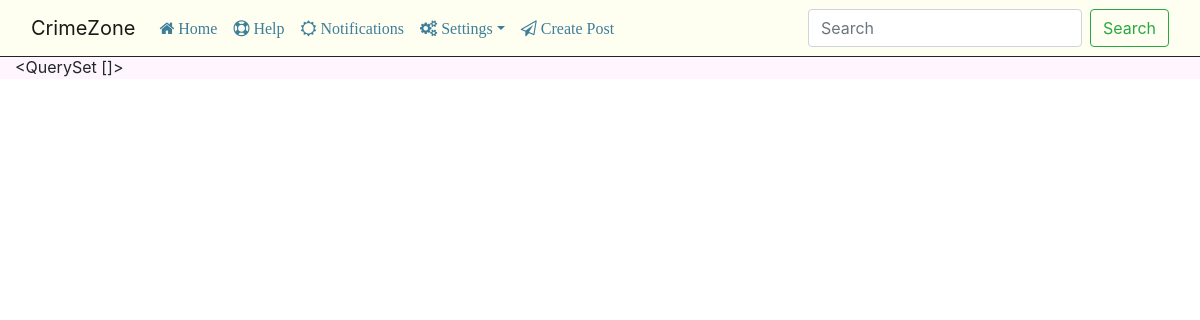
The page /action-posts/ on the database as committed earlier.
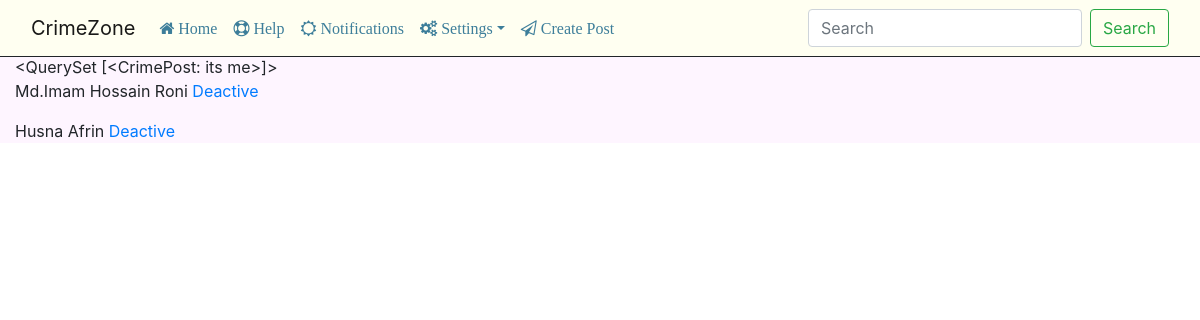
The same page on the database as committed later.
### crimezone_app/models.py (models this page shows, shortened)
class CrimePost(models.Model):
    user_profile = models.ForeignKey(UserProfile,
                                     on_delete=models.PROTECT, null=True, blank=True)
    title = models.TextField()
    images = models.ImageField(upload_to='post_images', null=True, blank=True)
    posted_on = models.DateTimeField(auto_now_add=True, auto_now=False)
    def __str__(self):
        return self.title

class UserProfile(models.Model):
    user = models.OneToOneField(User, on_delete=models.CASCADE)
    role = models.IntegerField(choices=ROLE_CHOICES, null=True)
    followers = models.ManyToManyField('UserProfile',
                                       related_name='followers_profile',
                                       blank=True)
    following = models.ManyToManyField('UserProfile',
                                       related_query_name='following_profile',
                                       blank=True)
    profile_pic = models.ImageField(upload_to='profile_image', null=True, blank=True)
    joining_time = models.DateTimeField(auto_now_add=True, auto_now=False)
    @property
    def name(self):
        try:
            return "{0} {1}".format(self.user.first_name, self.user.last_name)
        except Exception:
            return self.user.username

### crimezone_app/views.py (the view)
# urls.py: path('action-posts/', views.action_post_view, name="post-view"),
def action_post_view(request):
    comment = Comment.objects
    context = {
        'posts': CrimePost.objects.annotate(
            comment_count=Count('comment'), like_count=Count('like')
        ).filter(Q(comment_count__gt=4) | Q(like_count__gt=4)),
        'common_users': UserProfile.objects.filter(role=1)
    }
    return render(request, 'test.html', context)

### templates/test.html
{% extends 'base.html' %}
{% block content %}
    {{ posts }}
    <div>
        {% for user  in common_users %}
            <p>
                {{ user.name }}
                <a href="#"
                   data-user="{{ user.pk }}" class="deactive-btn">
                    {% if user.user.is_active %}
                    Deactive
                    {% else %}
                    Active
                    {% endif %}
                </a>
            </p>
        {% endfor %}
    </div>
{% endblock %}

Rows that differ between the two databases and show on the page:
now on this page (row unchanged): CrimePost: title "<QuerySet [<CrimePost: its me>]>"
now on this page (row edited): UserProfile: name "Md.Imam Hossain Roni", shows "Deactive"
now on this page (row edited): UserProfile: name "Husna Afrin", shows "Deactive"
Other text that changed with them:
{{ posts }}: "<QuerySet []>" → (not shown)
